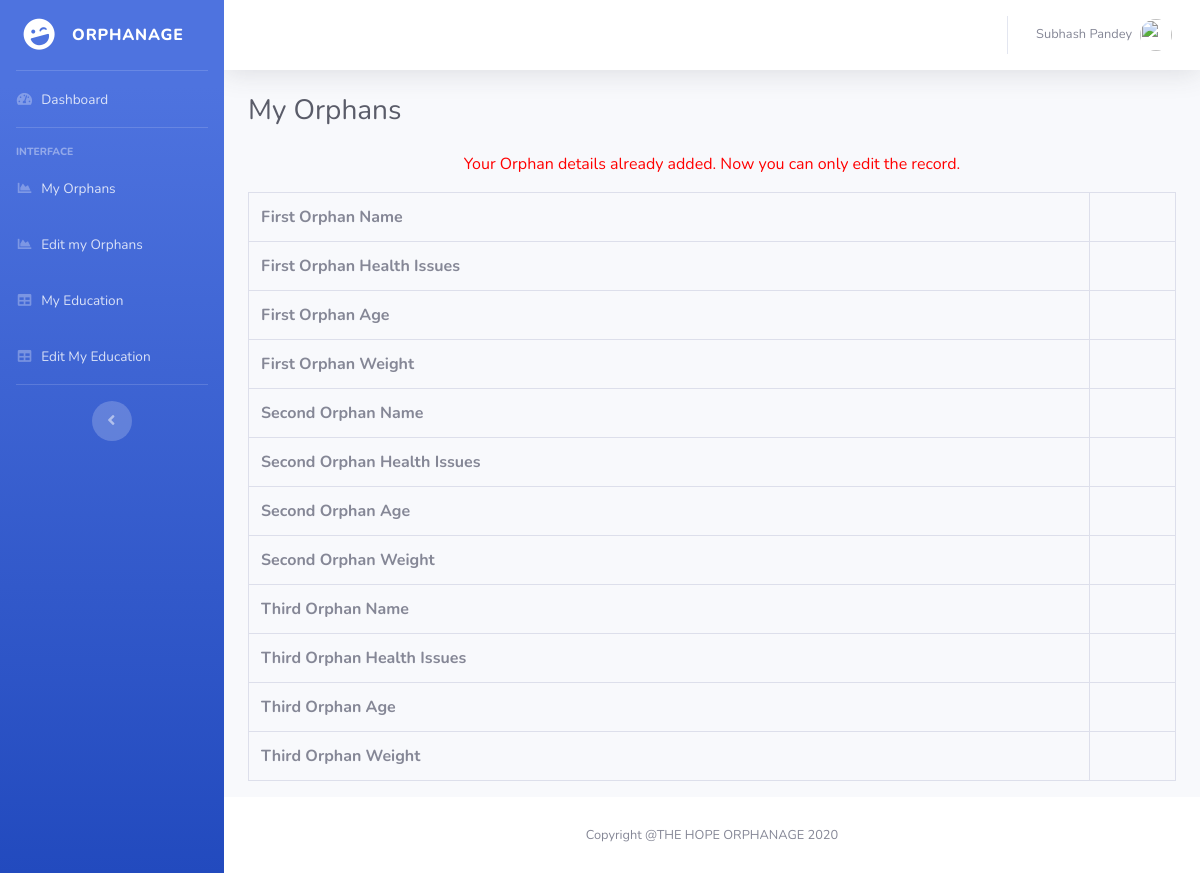
Before: /Orphanage-Record-Management-System-Project/erms/myexp.php (signed in) with the older database file.
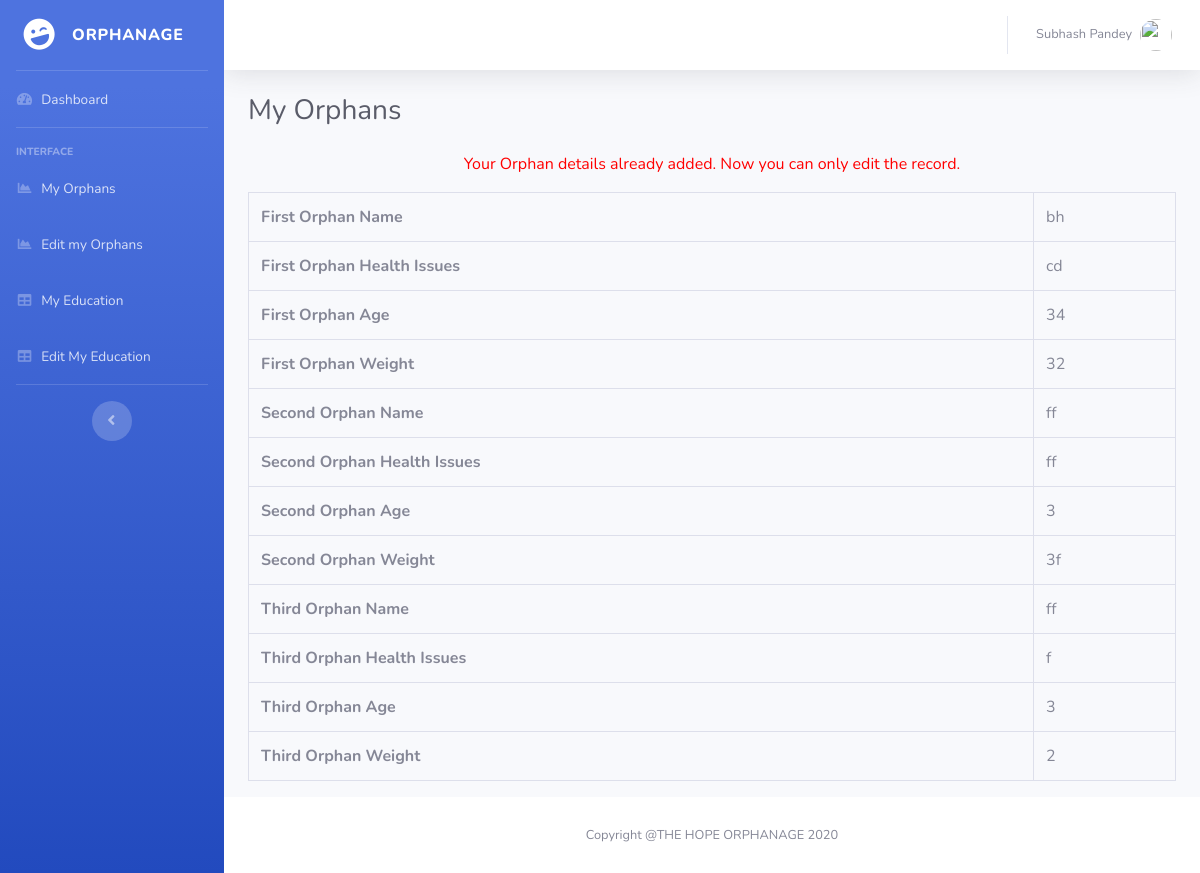
After: the same page with the newer database file.
### tables this page shows
CREATE TABLE `empexpireince` (
  `ID` int(11) NOT NULL,
  `EmpID` varchar(5) DEFAULT NULL,
  `Employer1Name` varchar(75) DEFAULT NULL,
  `Employer1Designation` varchar(50) DEFAULT NULL,
  `Employer1CTC` varchar(50) DEFAULT NULL,
  `Employer1WorkDuration` varchar(11) DEFAULT NULL,
  `Employer2Name` varchar(75) DEFAULT NULL,
  `Employer2Designation` varchar(50) DEFAULT NULL,
  `Employer2CTC` varchar(50) DEFAULT NULL,
  `Employer2WorkDuration` varchar(11) DEFAULT NULL,
  `Employer3Name` varchar(75) DEFAULT NULL,
  `Employer3Designation` varchar(50) DEFAULT NULL,
  `Employer3CTC` varchar(50) DEFAULT NULL,
  `Employer3WorkDuration` varchar(11) DEFAULT NULL
);

### Orphanage-Record-Management-System-Project/erms/myexp.php (the view, shortened to what this page needs)
<?php
include('includes/dbconnection.php');
if (strlen($_SESSION['uid']==0)) {
  header('location:logout.php');
  } else{
  ?>
<!DOCTYPE html>
<html lang="en">
<head>
  <link href="vendor/fontawesome-free/css/all.min.css" rel="stylesheet" type="text/css">
  <link href="css/sb-admin-2.min.css" rel="stylesheet">
</head>
<body id="page-top">
  <div id="wrapper">
  <?php include_once('includes/sidebar.php')?>
    <div id="content-wrapper" class="d-flex flex-column">
      <div id="content">
         <?php include_once('includes/header.php')?>
        <div class="container-fluid">
          <h1 class="h3 mb-4 text-gray-800">My Orphans</h1>
  <?php
$empid=$_SESSION['uid'];
$query=mysqli_query($con,"select * from empexpireince where EmpID=$empid");
$row=mysqli_fetch_array($query);
if($row>0)
{
?>
<p style="font-size:16px; color:red" align="center">Your Orphan details already added. Now you can only edit the record. </p>
<table class="table table-bordered" id="dataTable" width="100%" cellspacing="0">
<tr>
  <th>First Orphan Name</th>
  <td><?php echo $row['Employer1Name'];?></td>
</tr>
<tr>
  <th>First Orphan Health Issues</th>
  <td><?php echo $row['Employer1Designation'];?></td>
</tr>
<tr>
  <th>First Orphan Age</th>
  <td><?php echo $row['Employer1CTC'];?></td>
</tr>
<tr>
  <th>First Orphan Weight</th>
  <td><?php echo $row['Employer1WorkDuration'];?></td>
</tr>
<tr>
  <th>Second Orphan Name</th>
  <td><?php echo $row['Employer2Name'];?></td>
</tr>
<tr>
  <th>Second Orphan Health Issues</th>
  <td><?php echo $row['Employer2Designation'];?></td>
</tr>
<tr>
  <th>Second Orphan Age</th>
  <td><?php echo $row['Employer2CTC'];?></td>
</tr>
<tr>
  <th>Second Orphan Weight</th>
  <td><?php echo $row['Employer2WorkDuration'];?></td>
</tr>
<tr>
  <th>Third Orphan Name</th>
  <td><?php echo $row['Employer3Name'];?></td>
</tr>
<tr>
  <th>Third Orphan Health Issues</th>
  <td><?php echo $row['Employer3Designation'];?></td>
</tr>
<tr>
  <th>Third Orphan Age</th>
  <td><?php echo $row['Employer3CTC'];?></td>
</tr>
<tr>
  <th>Third Orphan Weight</th>
  <td><?php echo $row['Employer3WorkDuration'];?></td>
</tr>
</table>
<?php } ?>
        </div>
      </div>
   <?php include_once('includes/footer.php');?>
    </div>
  </div>
</body>
</html>
<?php }  ?>

Changed rows visible on the page:
now on this page (row edited): empexpireince: Employer1Name "bh", Employer1Designation "cd", Employer1CTC "34", Employer1WorkDuration "32", Employer2Name "ff", Employer2Designation "ff", Employer2CTC "3", Employer2WorkDuration "3f", Employer3Name "ff", Employer3Designation "f", Employer3CTC "3", Employer3WorkDuration "2"
